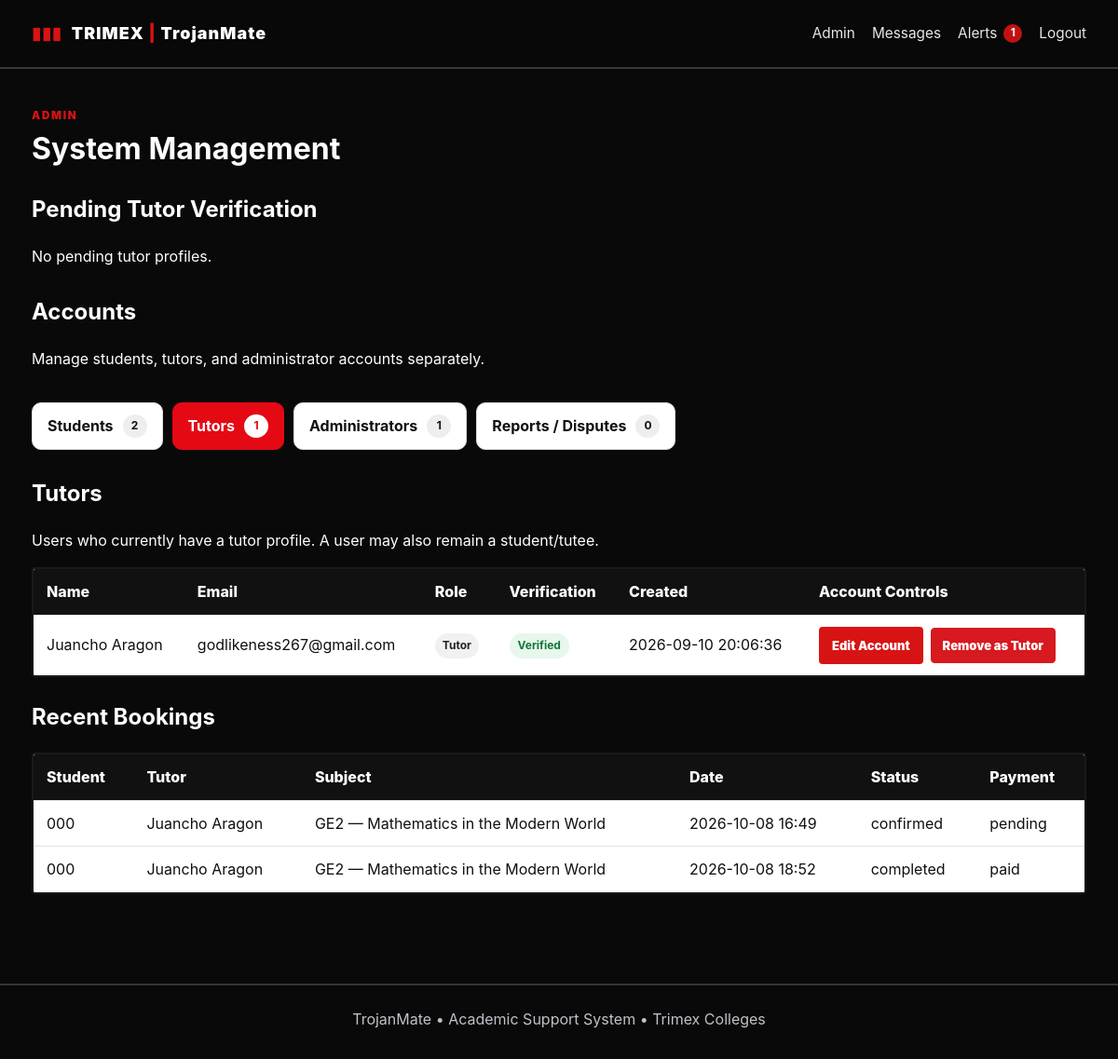
Page /admin?view=tutors (signed in) on the committed database.
### tables this page shows
CREATE TABLE tutor_profiles (
    id INTEGER PRIMARY KEY AUTOINCREMENT,
    user_id INTEGER NOT NULL UNIQUE,
    bio TEXT DEFAULT '',
    qualifications TEXT DEFAULT '',
    experience TEXT DEFAULT '',
    verified INTEGER NOT NULL DEFAULT 0,
    hourly_rate REAL NOT NULL DEFAULT 0, bank_name TEXT DEFAULT '', bank_account_name TEXT DEFAULT '', bank_account_number TEXT DEFAULT '', bank_qr_code TEXT DEFAULT '',
    FOREIGN KEY(user_id) REFERENCES users(id) ON DELETE CASCADE
);

CREATE TABLE users (
    id INTEGER PRIMARY KEY AUTOINCREMENT,
    name TEXT NOT NULL,
    email TEXT NOT NULL UNIQUE,
    password_hash TEXT NOT NULL,
    role TEXT NOT NULL CHECK(role IN ('student','tutor','admin')),
    created_at TEXT NOT NULL
, profile_picture TEXT DEFAULT '', tutor_enabled INTEGER NOT NULL DEFAULT 0, admin_owner INTEGER NOT NULL DEFAULT 0, university_role TEXT DEFAULT '', admin_approved INTEGER NOT NULL DEFAULT 1);

CREATE TABLE bookings (
    id INTEGER PRIMARY KEY AUTOINCREMENT,
    student_id INTEGER NOT NULL,
    tutor_id INTEGER NOT NULL,
    subject_id INTEGER NOT NULL,
    session_date TEXT NOT NULL,
    start_time TEXT NOT NULL,
    end_time TEXT NOT NULL,
    request_note TEXT DEFAULT '',
    status TEXT NOT NULL DEFAULT 'pending'
        CHECK(status IN ('pending','confirmed','completed','cancelled','rejected')),
    payment_status TEXT NOT NULL DEFAULT 'unpaid'
        CHECK(payment_status IN ('unpaid','pending','paid','not_applicable')),
    created_at TEXT NOT NULL, payment_receipt TEXT DEFAULT '', cancellation_reason TEXT DEFAULT '', ticket_code TEXT DEFAULT '', total_fee REAL NOT NULL DEFAULT 0, payment_qr_code TEXT DEFAULT '',
    FOREIGN KEY(student_id) REFERENCES users(id),
    FOREIGN KEY(tutor_id) REFERENCES tutor_profiles(id),
    FOREIGN KEY(subject_id) REFERENCES subjects(id)
);

CREATE TABLE subjects (
    id INTEGER PRIMARY KEY AUTOINCREMENT,
    name TEXT NOT NULL UNIQUE
, code TEXT DEFAULT "", program TEXT DEFAULT "", is_active INTEGER NOT NULL DEFAULT 1, sort_order INTEGER NOT NULL DEFAULT 0);

### app.py (the view)
@app.route("/admin")
@role_required("admin")
def admin():
    db = get_db()
    pending = db.execute("""
        SELECT tp.*, u.name, u.email FROM tutor_profiles tp JOIN users u ON u.id=tp.user_id
        WHERE tp.verified=0 AND u.role!='admin' ORDER BY tp.id
    """).fetchall()
    view = request.args.get("view", "students").lower()
    if view not in {"students", "tutors", "admins", "reports"}:
        view = "students"
    students = db.execute("""
        SELECT u.id, u.name, u.email, u.role, u.created_at,
               COALESCE(u.tutor_enabled,0) AS tutor_enabled,
               tp.id AS tutor_profile_id, tp.verified AS tutor_verified
        FROM users u
        LEFT JOIN tutor_profiles tp ON tp.user_id=u.id
        WHERE u.role='student'
        ORDER BY u.created_at DESC
    """).fetchall()
    tutors = db.execute("""
        SELECT u.id, u.name, u.email, u.role, u.created_at,
               COALESCE(u.tutor_enabled,0) AS tutor_enabled,
               tp.id AS tutor_profile_id, tp.verified AS tutor_verified
        FROM users u
        JOIN tutor_profiles tp ON tp.user_id=u.id
        WHERE u.role!='admin'
        ORDER BY tp.verified DESC, u.created_at DESC
    """).fetchall()
    admins = db.execute("""
        SELECT id, name, email, role, created_at, 0 AS tutor_enabled, NULL AS tutor_profile_id, 0 AS tutor_verified,
               COALESCE(admin_owner,0) AS admin_owner, COALESCE(admin_approved,1) AS admin_approved
        FROM users WHERE role='admin'
        ORDER BY COALESCE(admin_owner,0) DESC, created_at ASC
    """).fetchall()
    pending_admins = db.execute("SELECT id,name,email,created_at,university_role FROM users WHERE role='admin' AND COALESCE(admin_owner,0)=0 AND COALESCE(admin_approved,1)=0 ORDER BY created_at ASC").fetchall()
    counts = {
        "students": len(students),
        "tutors": len(tutors),
        "admins": len(admins),
        "pending_admins": len(pending_admins),
    }
    active_users = {"students": students, "tutors": tutors, "admins": admins}.get(view, [])
    reports = db.execute("""
        SELECT br.*, b.ticket_code, b.session_date, b.start_time, b.end_time,
               su.name AS student_name, tu.name AS tutor_name, s.name AS subject_name,
               ru.name AS reported_name
        FROM booking_reports br
        JOIN bookings b ON b.id=br.booking_id
        JOIN users su ON su.id=b.student_id
        JOIN tutor_profiles tp ON tp.id=b.tutor_id
        JOIN users tu ON tu.id=tp.user_id
        JOIN subjects s ON s.id=b.subject_id
        JOIN users ru ON ru.id=br.reported_user_id
        ORDER BY CASE br.status WHEN 'open' THEN 0 WHEN 'reviewing' THEN 1 ELSE 2 END, br.created_at DESC
    """).fetchall()
    bookings = db.execute("""
        SELECT b.*, su.name student_name, tu.name tutor_name, s.name subject_name
        FROM bookings b
        JOIN users su ON su.id=b.student_id
        JOIN tutor_profiles tp ON tp.id=b.tutor_id
        JOIN users tu ON tu.id=tp.user_id
        JOIN subjects s ON s.id=b.subject_id
        ORDER BY b.created_at DESC LIMIT 50
    """).fetchall()
    report_count = db.execute("SELECT COUNT(*) c FROM booking_reports WHERE status IN ('open','reviewing')").fetchone()["c"]
    counts["reports"] = report_count
    return render_template("admin.html", pending=pending, users=active_users, bookings=bookings,
                           reports=reports, view=view, counts=counts, pending_admins=pending_admins)

### app.py (called while the page is built)
def get_db():
    if "db" not in g:
        g.db = sqlite3.connect(DB_PATH)
        g.db.row_factory = sqlite3.Row
        g.db.execute("PRAGMA foreign_keys = ON")
    return g.db

def get_active_mode():
    mode = session.get("active_mode")
    if mode not in {"tutee", "tutor"}:
        mode = "tutee"
    if mode == "tutor" and not user_can_use_tutor_mode(g.user):
        session["active_mode"] = "tutee"
        return "tutee"
    return mode

def role_required(*roles):
    def decorator(view):
        @wraps(view)
        def wrapped(*args, **kwargs):
            if not g.user:
                return redirect(url_for("login"))
            allows_student = "student" in roles and user_is_student(g.user)
            allows_tutor = "tutor" in roles and user_is_tutor(g.user)
            if g.user["role"] in roles or allows_student or allows_tutor:
                return view(*args, **kwargs)
            abort(403)
        return wrapped
    return decorator

@app.before_request
def load_user():
    g.user = None
    if "user_id" in session:
        g.user = get_db().execute(
            "SELECT id, name, email, role, created_at, profile_picture, tutor_enabled, COALESCE(admin_approved,1) AS admin_approved, COALESCE(admin_owner,0) AS admin_owner FROM users WHERE id=?",
            (session["user_id"],)
        ).fetchone()
        if g.user:
            current_mode = session.get("active_mode")
            if current_mode not in {"tutee", "tutor"}:
                session["active_mode"] = "tutee"
            if current_mode == "tutor" and not user_can_use_tutor_mode(g.user):
                session["active_mode"] = "tutee"

@app.context_processor
def inject_globals():
    unread_count = 0
    if g.user:
        unread_count = get_db().execute(
            "SELECT COUNT(*) AS c FROM notifications WHERE user_id=? AND is_read=0",
            (g.user["id"],),
        ).fetchone()["c"]
    return {
        "current_user": g.user,
        "unread_notifications": unread_count,
        "avatar_url": get_avatar_url,
        "user_is_student": user_is_student,
        "user_is_tutor": user_is_tutor,
        "user_can_use_tutor_mode": user_can_use_tutor_mode,
        "active_mode": get_active_mode,
        "format_hourly_rate": format_hourly_rate,
    }

### templates/admin.html (shortened to what this page needs)
{% extends "base.html" %}
{% block content %}
<div class="pagehead">
  <div><span class="eyebrow">ADMIN</span><h1>System Management</h1></div>
</div>
<h2>Pending Tutor Verification</h2>
{% for t in pending %}
<div class="card booking">
  <div><h3>{{ t['name'] }}</h3><p>{{ t['email'] }}</p><p><b>Qualifications:</b> {{ t['qualifications'] or 'Not provided' }}</p><p><b>Experience:</b> {{ t['experience'] or 'Not provided' }}</p></div>
  <form method="post" action="{{ url_for('verify_tutor', tutor_id=t['id']) }}"><input type="hidden" name="action" value="verify"><button class="btn">Verify Tutor</button></form>
</div>
{% else %}<div style="color:white" class="empty">No pending tutor profiles.</div>{% endfor %}
<div class="admin-section-heading">
  <div><h2>Accounts</h2><p style="color:white" class="muted">Manage students, tutors, and administrator accounts separately.</p></div>
</div>
<div class="admin-view-tabs">
  <a class="admin-view-tab {% if view == 'students' %}active{% endif %}" href="{{ url_for('admin', view='students') }}">
    <span>Students</span><b>{{ counts.students }}</b>
  </a>
  <a class="admin-view-tab {% if view == 'tutors' %}active{% endif %}" href="{{ url_for('admin', view='tutors') }}">
    <span>Tutors</span><b>{{ counts.tutors }}</b>
  </a>
  <a class="admin-view-tab {% if view == 'admins' %}active{% endif %}" href="{{ url_for('admin', view='admins') }}">
    <span>Administrators</span><b>{{ counts.admins }}</b>
  </a>
  <a class="admin-view-tab {% if view == 'reports' %}active{% endif %}" href="{{ url_for('admin', view='reports') }}">
    <span>Reports / Disputes</span><b>{{ counts.reports }}</b>
  </a>
</div>
<div class="admin-section-heading">
  <div><h2>{{ 'Students' if view == 'students' else ('Tutors' if view == 'tutors' else 'Administrators') }}</h2>
  <p style="color:white" class="muted">
    {% if view == 'students' %}Student accounts and their current tutor status.{% elif view == 'tutors' %}Users who currently have a tutor profile. A user may also remain a student/tutee.{% else %}System administrator accounts. The original admin@trojanmate.local account is the system owner and has authority over additional administrators.{% endif %}
  </p></div>
</div>
<div class="tablewrap">
<table class="admin-users-table">
<tr><th>Name</th><th>Email</th><th>Role</th>{% if view == 'tutors' %}<th>Verification</th>{% endif %}{% if view == 'admins' %}<th>Approval</th>{% endif %}<th>Created</th><th>Account Controls</th></tr>
{% for u in users %}
<tr>
  <td>{{ u['name'] }}</td>
  <td>{{ u['email'] }}</td>
  <td>
    {% if view == 'admins' %}
      {% if u['admin_owner'] %}<span class="role-badge role-admin">System Owner</span>{% else %}<span class="role-badge role-admin">Administrator</span>{% endif %}
    {% elif view == 'tutors' %}<span class="role-badge role-tutor">Tutor</span>
    {% else %}<span class="role-badge role-student">Student</span>{% endif %}
  </td>
  {% if view == 'tutors' %}<td>{% if u['tutor_verified'] %}<span class="status-badge status-verified">Verified</span>{% else %}<span class="status-badge status-pending">Pending</span>{% endif %}</td>{% endif %}
  <td>{{ u['created_at'] }}</td>
  <td class="user-actions">
    {% if view == 'admins' %}
      {% if u['admin_owner'] %}
        <span class="protected-label">System Owner</span>
      {% elif g.user['email']|lower == 'admin@trojanmate.local' %}
        <a class="btn small" href="{{ url_for('admin_edit_user', user_id=u['id']) }}">Edit Account</a>
        <form method="post" action="{{ url_for('admin_delete_admin', user_id=u['id']) }}" onsubmit="return confirm('Remove this administrator account? This permanently deletes the administrator account and cannot be undone.');"><button class="btn danger small" type="submit">Remove Admin</button></form>
      {% elif u['id'] == g.user['id'] %}
        <a class="btn small" href="{{ url_for('admin_edit_user', user_id=u['id']) }}">Edit Account</a>
      {% else %}
        <span class="protected-label">Protected</span>
      {% endif %}
    {% elif view == 'tutors' %}
      <a class="btn small" href="{{ url_for('admin_edit_user', user_id=u['id']) }}">Edit Account</a>
      {% if u['tutor_profile_id'] %}
      <form method="post" action="{{ url_for('admin_remove_tutor', tutor_profile_id=u['tutor_profile_id']) }}" onsubmit="return confirm('Remove this user as a tutor? The student account will remain, but tutor profile, availability, tutor subjects, and tutor-specific records will be removed.');"><button class="btn danger small" type="submit">Remove as Tutor</button></form>
      {% endif %}
    {% endif %}
  </td>
</tr>
{% else %}
<tr><td colspan="6" class="empty-table">No accounts found in this view.</td></tr>
{% endfor %}
</table>
</div>
<h2>Recent Bookings</h2>
<div class="tablewrap"><table><tr><th>Student</th><th>Tutor</th><th>Subject</th><th>Date</th><th>Status</th><th>Payment</th></tr>{% for b in bookings %}<tr><td>{{ b['student_name'] }}</td><td>{{ b['tutor_name'] }}</td><td>{{ b['subject_name'] }}</td><td>{{ b['session_date'] }} {{ b['start_time'] }}</td><td>{{ b['status'] }}</td><td>{{ b['payment_status'] }}</td></tr>{% endfor %}</table></div>
{% endblock %}

### static/style.css (style rules this page uses)
:root { --bg: #090909; --bg-soft: #121212; --panel: #f7f7f7; --panel-alt: #ffffff; --line: #dfe3e7; --text: #101010; --muted: #5a5a5a; --red: #d81313; --red-dark: #990d0d; --shadow: rgba(0, 0, 0, 0.12); }
* { box-sizing: border-box; }
html { scroll-behavior: smooth; }
body { margin: 0; font-family: Inter, "Segoe UI", Arial, sans-serif; background: var(--bg); color: var(--text); line-height: 1.55; }
a { color: var(--red); text-decoration: none; }
button, input, select, textarea { font: inherit; }
.eyebrow { font-size: 0.72rem; font-weight: 900; letter-spacing: 0.15em; color: var(--red); text-transform: uppercase; }
.btn { display: inline-flex; align-items: center; justify-content: center; gap: 8px; border: 2px solid var(--red); border-radius: 4px; background: var(--red); color: #fff !important; text-decoration: none; padding: 10px 18px; font-weight: 900; cursor: pointer; transition: all 0.15s ease; }
.btn.danger { background: #a00000; border-color: #810808; }
.btn.small { padding: 8px 12px; font-size: 0.84rem; }
h1, h2, h3, h4, p { margin-top: 0; }
h1, h2, h3 { color: #fff; }
.pagehead { display: flex; justify-content: space-between; align-items: center; gap: 12px; margin-bottom: 22px; }
.pagehead h1 { margin: 0; }
.tablewrap { overflow: auto; border: 2px solid #1a1a1a; border-radius: 4px; margin-bottom: 24px; background: #fff; }
.tablewrap table { width: 100%; border-collapse: collapse; color: var(--text); background: #fff; }
.tablewrap th, .tablewrap td { padding: 12px 14px; text-align: left; border-bottom: 1px solid #e3e3e3; }
.tablewrap th { background: #111; color: #fff; font-weight: 800; }
.tablewrap tr:last-child td { border-bottom: none; }
.tablewrap td { color: var(--text); }
.admin-section-heading { display:flex; justify-content:space-between; align-items:flex-end; gap:20px; margin-top:28px; }
.admin-users-table th:last-child, .admin-users-table td:last-child { min-width:210px; }
.user-actions { display:flex; align-items:center; gap:8px; flex-wrap:wrap; }
.user-actions form { margin:0; }
.btn.small { padding:8px 12px; font-size:13px; }
.btn.danger { background:#d71920; color:#fff; border:1px solid #d71920; }
.role-badge { display:inline-block; padding:4px 8px; border-radius:999px; font-size:12px; font-weight:700; text-transform:capitalize; }
.role-student, .role-tutor { background:#f1f1f1; color:#222; }
.admin-view-tabs { display:flex; gap:10px; flex-wrap:wrap; margin:18px 0 22px; }
.admin-view-tab { display:flex; align-items:center; gap:10px; padding:12px 16px; border:1px solid #ddd; border-radius:10px; background:#fff; color:#111; text-decoration:none; font-weight:700; }
.admin-view-tab b { min-width:26px; padding:3px 7px; border-radius:999px; background:#eee; text-align:center; font-size:12px; }
.admin-view-tab.active { background:#e50914; border-color:#e50914; color:#fff; }
.admin-view-tab.active b { background:#fff; color:#e50914; }
.status-badge { display:inline-block; padding:4px 9px; border-radius:999px; font-size:12px; font-weight:700; }
.status-verified { background:#e7f7ec; color:#16743a; }

### rows in the picture
tutor_profiles: name "Juancho Aragon", email "godlikeness267@gmail.com", verified "Verified", created_at "2026-09-10 20:06:36"
bookings: student_name "000", tutor_name "Juancho Aragon", subject_name "GE2 — Mathematics in the Modern World", session_date "2026-10-08", start_time "16:49", status "confirmed", payment_status "pending"
bookings: student_name "000", tutor_name "Juancho Aragon", subject_name "GE2 — Mathematics in the Modern World", session_date "2026-10-08", start_time "18:52", status "completed", payment_status "paid"

### other values in the picture
{{ unread_notifications }} "1"
{{ counts.students }} "2"
{{ counts.tutors }} "1"
{{ counts.admins }} "1"
{{ counts.reports }} "0"
